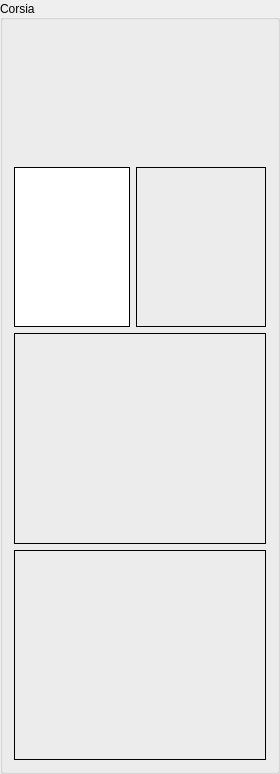
<?xml version="1.0" encoding="UTF-8"?>
<ui version="4.0">
 <author>Netfarm S.r.l.</author>
 <class>Lane</class>
 <widget class="QGroupBox" name="Lane">
  <property name="geometry">
   <rect>
    <x>0</x>
    <y>0</y>
    <width>280</width>
    <height>774</height>
   </rect>
  </property>
  <property name="sizePolicy">
   <sizepolicy hsizetype="Fixed" vsizetype="Expanding">
    <horstretch>0</horstretch>
    <verstretch>0</verstretch>
   </sizepolicy>
  </property>
  <property name="minimumSize">
   <size>
    <width>0</width>
    <height>0</height>
   </size>
  </property>
  <property name="maximumSize">
   <size>
    <width>280</width>
    <height>16777215</height>
   </size>
  </property>
  <property name="windowTitle">
   <string>Form</string>
  </property>
  <property name="title">
   <string>Corsia</string>
  </property>
  <property name="alignment">
   <set>Qt::AlignLeading|Qt::AlignLeft|Qt::AlignVCenter</set>
  </property>
  <property name="flat">
   <bool>false</bool>
  </property>
  <property name="checkable">
   <bool>false</bool>
  </property>
  <layout class="QGridLayout" name="layout">
   <property name="sizeConstraint">
    <enum>QLayout::SetDefaultConstraint</enum>
   </property>
   <item row="1" column="0">
    <layout class="QVBoxLayout" name="mainLayout">
     <item>
      <layout class="QHBoxLayout" name="statusLayout">
       <property name="bottomMargin">
        <number>0</number>
       </property>
       <item>
        <widget class="QLabel" name="qlLaneInfo">
         <property name="text">
          <string/>
         </property>
         <property name="alignment">
          <set>Qt::AlignLeading|Qt::AlignLeft|Qt::AlignTop</set>
         </property>
        </widget>
       </item>
       <item>
        <widget class="QLabel" name="qlStatusImage">
         <property name="minimumSize">
          <size>
           <width>80</width>
           <height>80</height>
          </size>
         </property>
         <property name="maximumSize">
          <size>
           <width>80</width>
           <height>80</height>
          </size>
         </property>
         <property name="styleSheet">
          <string notr="true"/>
         </property>
         <property name="text">
          <string/>
         </property>
         <property name="scaledContents">
          <bool>true</bool>
         </property>
         <property name="alignment">
          <set>Qt::AlignCenter</set>
         </property>
        </widget>
       </item>
      </layout>
     </item>
     <item>
      <widget class="QLabel" name="qlStatus">
       <property name="maximumSize">
        <size>
         <width>16777215</width>
         <height>78</height>
        </size>
       </property>
       <property name="font">
        <font>
         <pointsize>12</pointsize>
         <weight>75</weight>
         <bold>true</bold>
        </font>
       </property>
       <property name="styleSheet">
        <string notr="true"/>
       </property>
       <property name="text">
        <string/>
       </property>
       <property name="alignment">
        <set>Qt::AlignLeading|Qt::AlignLeft|Qt::AlignTop</set>
       </property>
       <property name="wordWrap">
        <bool>true</bool>
       </property>
      </widget>
     </item>
     <item>
      <widget class="QLabel" name="qlGateLink">
       <property name="minimumSize">
        <size>
         <width>0</width>
         <height>20</height>
        </size>
       </property>
       <property name="styleSheet">
        <string notr="true">color: red;</string>
       </property>
       <property name="text">
        <string/>
       </property>
       <property name="alignment">
        <set>Qt::AlignCenter</set>
       </property>
       <property name="margin">
        <number>0</number>
       </property>
      </widget>
     </item>
     <item>
      <layout class="QHBoxLayout" name="userLayout">
       <property name="spacing">
        <number>6</number>
       </property>
       <property name="bottomMargin">
        <number>0</number>
       </property>
       <item>
        <widget class="QLabel" name="qlPhoto">
         <property name="minimumSize">
          <size>
           <width>116</width>
           <height>160</height>
          </size>
         </property>
         <property name="maximumSize">
          <size>
           <width>116</width>
           <height>160</height>
          </size>
         </property>
         <property name="styleSheet">
          <string notr="true">border: 1px solid black;
background-color: white;</string>
         </property>
         <property name="text">
          <string/>
         </property>
         <property name="alignment">
          <set>Qt::AlignCenter</set>
         </property>
         <property name="margin">
          <number>4</number>
         </property>
        </widget>
       </item>
       <item>
        <widget class="QLabel" name="qlPlate">
         <property name="styleSheet">
          <string notr="true">border: 1px solid black;</string>
         </property>
         <property name="text">
          <string/>
         </property>
         <property name="alignment">
          <set>Qt::AlignLeading|Qt::AlignLeft|Qt::AlignTop</set>
         </property>
        </widget>
       </item>
      </layout>
     </item>
     <item>
      <widget class="QTextEdit" name="qteUserDetails">
       <property name="sizePolicy">
        <sizepolicy hsizetype="Expanding" vsizetype="Expanding">
         <horstretch>0</horstretch>
         <verstretch>0</verstretch>
        </sizepolicy>
       </property>
       <property name="minimumSize">
        <size>
         <width>0</width>
         <height>0</height>
        </size>
       </property>
       <property name="maximumSize">
        <size>
         <width>16777215</width>
         <height>250</height>
        </size>
       </property>
       <property name="styleSheet">
        <string notr="true">background-color:transparent;
border: 1px solid black;</string>
       </property>
       <property name="frameShape">
        <enum>QFrame::NoFrame</enum>
       </property>
       <property name="frameShadow">
        <enum>QFrame::Plain</enum>
       </property>
       <property name="verticalScrollBarPolicy">
        <enum>Qt::ScrollBarAsNeeded</enum>
       </property>
       <property name="undoRedoEnabled">
        <bool>false</bool>
       </property>
       <property name="readOnly">
        <bool>true</bool>
       </property>
       <property name="acceptRichText">
        <bool>true</bool>
       </property>
       <property name="textInteractionFlags">
        <set>Qt::NoTextInteraction</set>
       </property>
      </widget>
     </item>
     <item>
      <widget class="QTextEdit" name="qteLog">
       <property name="minimumSize">
        <size>
         <width>0</width>
         <height>0</height>
        </size>
       </property>
       <property name="acceptDrops">
        <bool>false</bool>
       </property>
       <property name="styleSheet">
        <string notr="true">background-color:transparent;
border: 1px solid black;</string>
       </property>
       <property name="frameShadow">
        <enum>QFrame::Sunken</enum>
       </property>
       <property name="lineWidth">
        <number>1</number>
       </property>
       <property name="verticalScrollBarPolicy">
        <enum>Qt::ScrollBarAlwaysOff</enum>
       </property>
       <property name="horizontalScrollBarPolicy">
        <enum>Qt::ScrollBarAlwaysOff</enum>
       </property>
       <property name="undoRedoEnabled">
        <bool>false</bool>
       </property>
       <property name="readOnly">
        <bool>true</bool>
       </property>
       <property name="acceptRichText">
        <bool>true</bool>
       </property>
       <property name="textInteractionFlags">
        <set>Qt::NoTextInteraction</set>
       </property>
      </widget>
     </item>
    </layout>
   </item>
  </layout>
 </widget>
 <resources>
  <include location="console.qrc"/>
 </resources>
 <connections/>
</ui>
